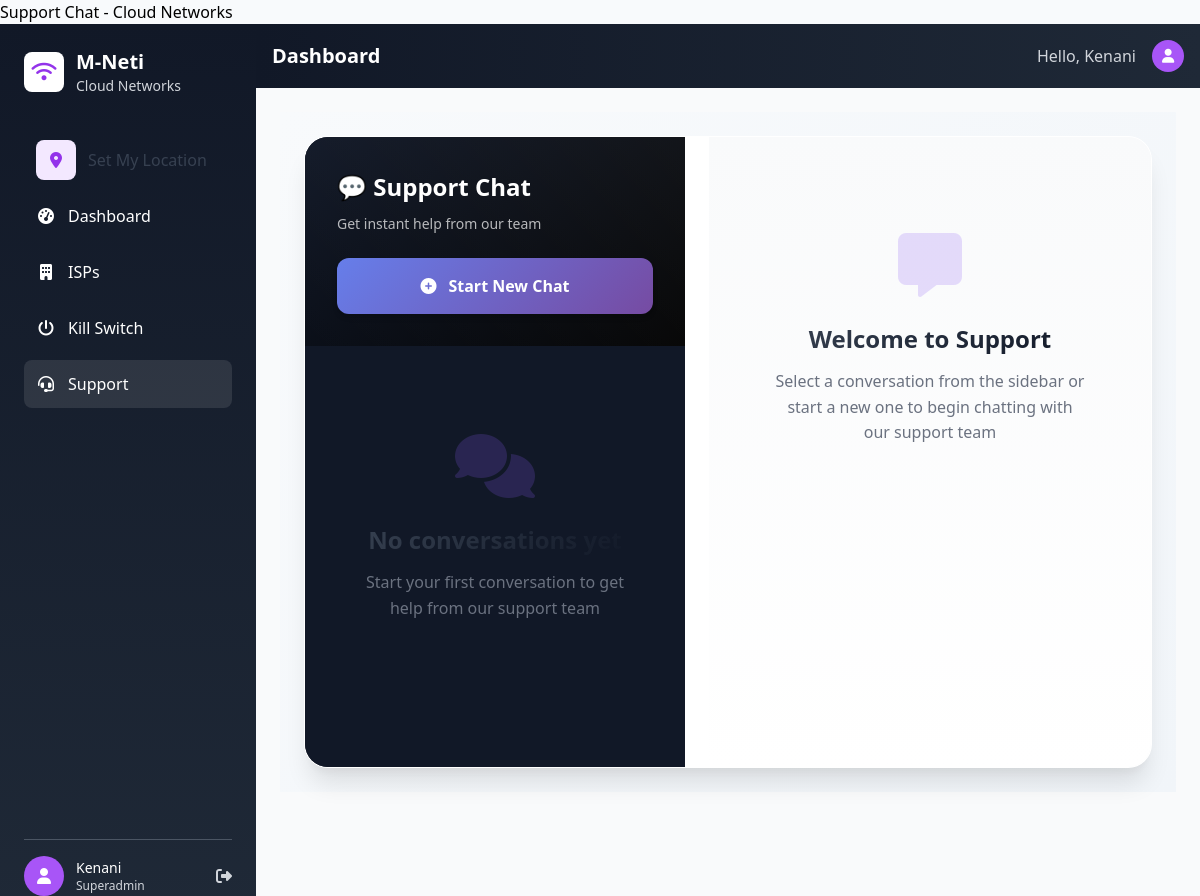
Page /accounts/support/ (signed in) on the committed database.
### accounts/models.py (models this page shows, shortened)
class Tenant(models.Model):
    id = models.UUIDField(primary_key=True, default=uuid.uuid4, editable=False)
    name = models.CharField(max_length=255)
    company_name = models.CharField(max_length=255)
    subdomain = models.CharField(max_length=100, unique=True)
    custom_domain = models.CharField(max_length=255, blank=True)
    contact_email = models.EmailField()
    contact_phone = models.CharField(max_length=20, blank=True)
    logo = models.ImageField(upload_to='tenant_logos/', blank=True, null=True)
    primary_color = models.CharField(max_length=7, default='#2563eb')
    secondary_color = models.CharField(max_length=7, default='#7c3aed')
    accent_color = models.CharField(max_length=7, default='#f59e0b')
    light_color = models.CharField(max_length=7, default='#eff6ff')
    dark_color = models.CharField(max_length=7, default='#1e3a8a')
    text_color = models.CharField(max_length=7, default='#1f2937')
    success_color = models.CharField(max_length=7, default='#10b981')
    warning_color = models.CharField(max_length=7, default='#f59e0b')
    error_color = models.CharField(max_length=7, default='#ef4444')
    info_color = models.CharField(max_length=7, default='#3b82f6')
    bandwidth_limit = models.IntegerField(default=1000)
    client_limit = models.IntegerField(default=1000)
    auto_disconnect_enabled = models.BooleanField(default=True)
    is_active = models.BooleanField(default=True)
    subscription_plan = models.CharField(max_length=20, choices=[
        ('starter', 'Starter'),
        ('professional', 'Professional'),
        ('enterprise', 'Enterprise'),
    ], default='starter')
    subscription_end = models.DateTimeField(null=True, blank=True)
    is_verified = models.BooleanField(default=False)
    verification_date = models.DateTimeField(null=True, blank=True)
    verification_notes = models.TextField(blank=True)
    business_registration = models.FileField(upload_to='tenant_docs/business_registration/', blank=True, null=True)
    tax_certificate = models.FileField(upload_to='tenant_docs/tax_certificate/', blank=True, null=True)
    id_document = models.FileField(upload_to='tenant_docs/id_document/', blank=True, null=True)
    bank_details = models.FileField(upload_to='tenant_docs/bank_details/', blank=True, null=True)
    business_type = models.CharField(max_length=100, blank=True)
    registration_number = models.CharField(max_length=100, blank=True)
    tax_id = models.CharField(max_length=100, blank=True)
    years_in_operation = models.IntegerField(null=True, blank=True)
    contact_person = models.CharField(max_length=100, blank=True)
    contact_position = models.CharField(max_length=100, blank=True)
    created_at = models.DateTimeField(auto_now_add=True)
    updated_at = models.DateTimeField(auto_now=True)
    class Meta:
        db_table = 'tenants'
        verbose_name = "ISP Provider"
        verbose_name_plural = "ISP Providers"
    @property
    def primary_domain(self):
        if self.custom_domain:
            return self.custom_domain
        return f"{self.subdomain}.mneti.com"
    def is_subscription_active(self):
        if not self.subscription_end:
            return True
        return tz.now() < self.subscription_end

class CustomUser(AbstractUser):
    COMPANY_ACCOUNT_TYPES = [
        ('prepaid', 'Prepaid'),
        ('postpaid', 'Postpaid'),
        ('corporate', 'Corporate'),
    ]
    tenant = models.ForeignKey(
        Tenant,
        on_delete=models.CASCADE,
        null=True,
        blank=True,
        related_name='users'
    )
    company_account_number = models.CharField(
        max_length=20,
        unique=False,
        blank=True,
        null=True,
        default=None
    )
    phone = models.CharField(
        max_length=15,
        blank=True,
        null=True,
        verbose_name='Phone Number'
    )
    role = models.CharField(max_length=20, choices=[
        ('superadmin', 'Super Admin'),
        ('isp_admin', 'ISP Administrator'),
        ('isp_staff', 'ISP Staff'),
        ('customer', 'Customer'),
    ], default='customer')
    address = models.TextField(blank=True, help_text="Full address")
    city = models.CharField(max_length=100, blank=True)
    state = models.CharField(max_length=100, blank=True)
    country = CountryField(blank=True)
    zip_code = models.CharField(max_length=20, blank=True)
    subscription_plan = models.CharField(max_length=50, blank=True)
    bandwidth_limit = models.IntegerField(default=100)
    data_usage = models.FloatField(default=0)
    account_balance = models.DecimalField(max_digits=10, decimal_places=2, default=0)
    is_active_customer = models.BooleanField(default=True)
    last_payment_date = models.DateTimeField(null=True, blank=True)
    next_payment_date = models.DateTimeField(null=True, blank=True)
    created_at = models.DateTimeField(auto_now_add=True)
    updated_at = models.DateTimeField(auto_now=True)
    account_type = models.CharField(max_length=10, choices=COMPANY_ACCOUNT_TYPES, default='prepaid')
    email_verified = models.BooleanField(default=False)
    is_active = models.BooleanField(default=True)
    language = models.CharField(max_length=10, default='en', choices=[('en', 'English'), ('es', 'Spanish')])
    timezone = models.CharField(max_length=50, default='UTC')
    date_format = models.CharField(max_length=20, default='MM/DD/YYYY')
    dark_mode = models.BooleanField(default=False)
    email_notifications = models.BooleanField(default=True)
    sms_notifications = models.BooleanField(default=False)
    billing_reminders = models.BooleanField(default=True)
    service_updates = models.BooleanField(default=True)
    promotional_offers = models.BooleanField(default=False)
    two_factor_enabled = models.BooleanField(default=False)
    last_password_change = models.DateTimeField(auto_now_add=True)
    date_joined = models.DateTimeField(auto_now_add=True)
    last_updated = models.DateTimeField(auto_now=True)
    registration_status = models.CharField(
        max_length=20,
        choices=[
            ('pending', 'Pending Approval'),
            ('approved', 'Approved'),
            ('rejected', 'Rejected'),
        ],
        default='pending'
    )
    registration_date = models.DateTimeField(default=tz.now)
    approval_date = models.DateTimeField(null=True, blank=True)
    approved_by = models.ForeignKey(
        'self',
        on_delete=models.SET_NULL,
        null=True,
        blank=True,
        related_name='approved_users'
    )
    latitude = models.DecimalField(
        max_digits=9,
        decimal_places=6,
        null=True,
        blank=True,
        help_text="Latitude coordinate for mapping"
    )
    longitude = models.DecimalField(
        max_digits=9,
        decimal_places=6,
        null=True,
        blank=True,
        help_text="Longitude coordinate for mapping"
    )
    location_verified = models.BooleanField(default=False)
    location_verified_at = models.DateTimeField(null=True, blank=True)
    location_verified_by = models.ForeignKey(
        'self',
        on_delete=models.SET_NULL,
        null=True,
        blank=True,
        related_name='verified_locations'
    )
    geocoded_address = models.TextField(blank=True)
    geocoded_at = models.DateTimeField(null=True, blank=True)
    class Meta:
        db_table = 'custom_users'
        unique_together = [['tenant', 'company_account_number']]
        ordering = ['-date_joined']
        indexes = [
            models.Index(fields=['email']),
            models.Index(fields=['company_account_number']),
            models.Index(fields=['is_active']),
            models.Index(fields=['latitude', 'longitude']),
        ]

### accounts/views.py (the view, shortened to what this page needs)
# urls.py: path('support/', views.support_chat, name='support_chat'),
@login_required
def support_chat(request):
    user = request.user
    tenant = getattr(user, 'tenant', None)
    conversations = SupportConversation.objects.filter(
        user=user
    ).order_by('-last_message_at')
    conversation_id = request.GET.get('conversation')
    active_conversation = None
    messages_list = []
    context = {
        'conversations': conversations,
        'active_conversation': active_conversation,
        'messages': messages_list,
        'tenant': tenant,
        'page_title': 'Support Chat',
        'page_subtitle': 'Get help from our support team',
    }
    return render(request, 'accounts/support_chat.html', context)

### templates/accounts/support_chat.html (shortened to what this page needs)
{% extends 'base.html' %}
{% load static %}
{% block body_class %}support-page{% endblock %}
{% block extrastyle %}
{% block title %}Support Chat - {{ tenant.name|default:"M-Neti" }}{% endblock %}
{% endblock %}
{% block content %}
<div class="support-container">
    <div class="support-grid">
        <div class="conversations-sidebar">
            <div class="sidebar-header">
                <h2>💬 Support Chat</h2>
                <p>Get instant help from our team</p>
                <button class="new-conversation-btn" onclick="showNewConversationModal()">
                    <i class="fas fa-plus-circle"></i>
                    Start New Chat
                </button>
            </div>
            <div class="conversations-list" id="conversationsList">
                <div class="empty-state">
                    <i class="fas fa-comments"></i>
                    <h4>No conversations yet</h4>
                    <p>Start your first conversation to get help from our support team</p>
                </div>
            </div>
        </div>
        <div class="chat-area">
            <div class="messages-container" id="messagesContainer">
                <div class="empty-state" id="emptyChatState">
                    <i class="fas fa-comment-alt"></i>
                    <h4>Welcome to Support</h4>
                    <p>Select a conversation from the sidebar or start a new one to begin chatting with our support team</p>
                </div>
            </div>
        </div>
    </div>
</div>
{% endblock %}

### templates/base.html (shortened to what this page needs)
<!DOCTYPE html>
<html lang="en">
<head>
    <script src="https://cdn.tailwindcss.com"></script>
    <link rel="stylesheet" href="https://cdnjs.cloudflare.com/ajax/libs/font-awesome/6.4.0/css/all.min.css">
    {% block extrastyle %}{% endblock %}
</head>
<body class="min-h-screen {% block body_class %}{% endblock %}">
    {% if user.is_authenticated %}
    <div class="flex h-screen">
        <div id="sidebar" class="bg-gradient-to-b from-gray-900 to-gray-800 w-64 flex-shrink-0 lg:relative z-50 h-full">
            <div class="p-6 h-full flex flex-col">
                <div class="flex items-center space-x-3 mb-8">
                    <div class="w-10 h-10 bg-white rounded-lg flex items-center justify-center">
                        <i class="fas fa-wifi text-purple-600 text-xl"></i>
                    </div>
                    <div>
                        <h1 class="text-xl font-bold text-white">M-Neti</h1>
                        {% if tenant %}
                        <p class="text-sm text-gray-300">{{ tenant.name }}</p>
                        {% endif %}
                    </div>
                </div>
                <a href="{% url 'customer_map' %}" class="flex items-center gap-3 p-3 rounded-lg hover:bg-gray-50 text-gray-700 transition">
                    <div class="w-10 h-10 rounded-lg bg-purple-100 flex items-center justify-center">
                        <i class="fas fa-map-marker-alt text-purple-600"></i>
                    </div>
                    <div>
                        <div class="font-medium">Set My Location</div>
                    </div>
                </a>
                <nav class="space-y-2 flex-1">
                    {% if user.role == 'superadmin' %}
                        <a href="{% url 'superadmin_dashboard' %}" class="nav-link flex items-center space-x-3 p-3 rounded-lg text-white hover:bg-white hover:bg-opacity-10 transition duration-200 " onclick="closeMobileSidebar()">
                            <i class="fas fa-tachometer-alt w-5 text-center"></i>
                            <span>Dashboard</span>
                        </a>
                        <a href="{% url 'superadmin_tenants' %}" class="nav-link flex items-center space-x-3 p-3 rounded-lg text-white hover:bg-white hover:bg-opacity-10 transition duration-200 {% if 'superadmin/tenants' in request.path %}bg-white bg-opacity-10{% endif %}" onclick="closeMobileSidebar()">
                            <i class="fas fa-building w-5 text-center"></i>
                            <span>ISPs</span>
                        </a>
                        <a href="{% url 'superadmin_kill_switch' %}" class="nav-link flex items-center space-x-3 p-3 rounded-lg text-white hover:bg-white hover:bg-opacity-10 transition duration-200 {% if 'kill-switch' in request.path %}bg-white bg-opacity-10{% endif %}" onclick="closeMobileSidebar()">
                            <i class="fas fa-power-off w-5 text-center"></i>
                            <span>Kill Switch</span>
                        </a>
                        <a href="{% url 'support_chat' %}" class="nav-link flex items-center space-x-3 p-3 rounded-lg text-white hover:bg-white hover:bg-opacity-10 transition duration-200 {% if 'support' in request.path %}bg-white bg-opacity-10{% endif %}" onclick="closeMobileSidebar()">
                            <i class="fas fa-headset w-5 text-center"></i>
                            <span>Support</span>
                        </a>
                    {% endif %}
                </nav>
                <div class="border-t border-gray-600 pt-4">
                    <div class="flex items-center space-x-3">
                        <div class="w-10 h-10 bg-purple-500 rounded-full flex items-center justify-center">
                            <i class="fas fa-user text-white"></i>
                        </div>
                        <div class="flex-1 min-w-0">
                            <p class="text-sm font-medium text-white truncate">{{ user.username }}</p>
                            <p class="text-xs text-gray-300 capitalize">{{ user.role }}</p>
                        </div>
                        <a href="{% url 'logout' %}" class="text-gray-300 hover:text-white transition duration-200" onclick="closeMobileSidebar()">
                            <i class="fas fa-sign-out-alt"></i>
                        </a>
                    </div>
                </div>
            </div>
        </div>
        <div class="flex-1 flex flex-col overflow-hidden">
            <nav class="bg-gradient-to-r from-gray-900 to-gray-800 border-b border-gray-700 lg:border-none">
                <div class="flex items-center justify-between p-4">
                    <div class="flex items-center">
                        <h1 class="text-xl font-semibold text-white">
                            {% block page_title %}Dashboard{% endblock %}
                        </h1>
                    </div>
                    <div class="flex items-center space-x-4">
                        <span class="text-gray-300 hidden md:block">Hello, {{ user.first_name|default:user.username }}</span>
                        <div class="w-8 h-8 bg-purple-500 rounded-full flex items-center justify-center">
                            <i class="fas fa-user text-white text-sm"></i>
                        </div>
                    </div>
                </div>
            </nav>
            <main class="flex-1 overflow-auto bg-gray-50">
                <div class="p-4 lg:p-6">
                    {% block content %}
                    {% endblock %}
                </div>
            </main>
        </div>
    </div>
    {% else %}
        {% block auth_content %}{% endblock %}
    {% endif %}
</body>
</html>

### rows in the picture
Tenant: name "Cloud Networks"
CustomUser: username "Kenani", role "Superadmin", first_name "Kenani"
